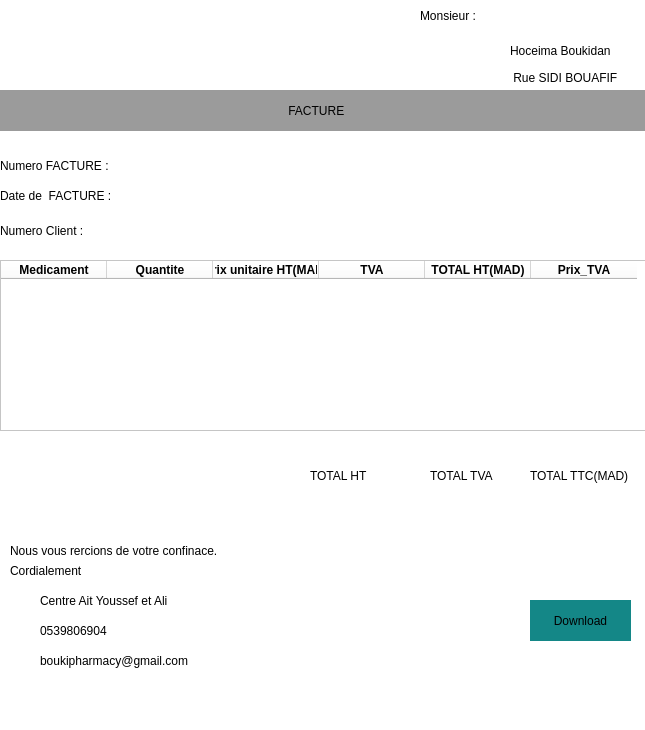
<?xml version="1.0" encoding="UTF-8"?>
<ui version="4.0">
 <class>afficher_facture</class>
 <widget class="QDialog" name="afficher_facture">
  <property name="geometry">
   <rect>
    <x>0</x>
    <y>0</y>
    <width>645</width>
    <height>730</height>
   </rect>
  </property>
  <property name="windowTitle">
   <string>Dialog</string>
  </property>
  <property name="styleSheet">
   <string notr="true">background-color: rgb(255, 255, 255);</string>
  </property>
  <widget class="QLabel" name="label_2">
   <property name="geometry">
    <rect>
     <x>420</x>
     <y>0</y>
     <width>71</width>
     <height>31</height>
    </rect>
   </property>
   <property name="styleSheet">
    <string notr="true">font: 700 11pt &quot;Segoe UI&quot;;
color: rgb(0, 0, 0);</string>
   </property>
   <property name="text">
    <string>Monsieur :</string>
   </property>
  </widget>
  <widget class="QLabel" name="label_3">
   <property name="geometry">
    <rect>
     <x>-50</x>
     <y>90</y>
     <width>711</width>
     <height>41</height>
    </rect>
   </property>
   <property name="styleSheet">
    <string notr="true">font: 700 11pt &quot;Segoe UI&quot;;
background-color: rgb(155, 155, 155);
color: rgb(0, 0, 0);
text-align:center;
padding-left:322px;;</string>
   </property>
   <property name="text">
    <string>    FACTURE</string>
   </property>
  </widget>
  <widget class="QLabel" name="label_5">
   <property name="geometry">
    <rect>
     <x>0</x>
     <y>150</y>
     <width>111</width>
     <height>31</height>
    </rect>
   </property>
   <property name="styleSheet">
    <string notr="true">font: 700 9pt &quot;Segoe UI&quot;;
color: rgb(0, 0, 0);</string>
   </property>
   <property name="text">
    <string>Numero FACTURE :</string>
   </property>
  </widget>
  <widget class="QLabel" name="label_6">
   <property name="geometry">
    <rect>
     <x>0</x>
     <y>180</y>
     <width>111</width>
     <height>31</height>
    </rect>
   </property>
   <property name="styleSheet">
    <string notr="true">font: 700 9pt &quot;Segoe UI&quot;;
color: rgb(0, 0, 0);</string>
   </property>
   <property name="text">
    <string>Date de  FACTURE :</string>
   </property>
  </widget>
  <widget class="QLabel" name="label_7">
   <property name="geometry">
    <rect>
     <x>0</x>
     <y>210</y>
     <width>91</width>
     <height>41</height>
    </rect>
   </property>
   <property name="styleSheet">
    <string notr="true">font: 700 9pt &quot;Segoe UI&quot;;
color: rgb(0, 0, 0);</string>
   </property>
   <property name="text">
    <string>Numero Client :</string>
   </property>
  </widget>
  <widget class="QTableWidget" name="tableWidgetfacture">
   <property name="geometry">
    <rect>
     <x>0</x>
     <y>260</y>
     <width>661</width>
     <height>171</height>
    </rect>
   </property>
   <property name="styleSheet">
    <string notr="true">background-color: rgb(255, 255, 255);</string>
   </property>
   <property name="textElideMode">
    <enum>Qt::ElideMiddle</enum>
   </property>
   <attribute name="horizontalHeaderDefaultSectionSize">
    <number>106</number>
   </attribute>
   <column>
    <property name="text">
     <string>Medicament</string>
    </property>
    <property name="font">
     <font>
      <bold>true</bold>
     </font>
    </property>
    <property name="background">
     <color>
      <red>211</red>
      <green>211</green>
      <blue>211</blue>
     </color>
    </property>
   </column>
   <column>
    <property name="text">
     <string>Quantite</string>
    </property>
    <property name="font">
     <font>
      <bold>true</bold>
     </font>
    </property>
    <property name="background">
     <color>
      <red>211</red>
      <green>211</green>
      <blue>211</blue>
     </color>
    </property>
   </column>
   <column>
    <property name="text">
     <string>Prix unitaire HT(MAD)</string>
    </property>
    <property name="font">
     <font>
      <bold>true</bold>
     </font>
    </property>
    <property name="background">
     <color>
      <red>211</red>
      <green>211</green>
      <blue>211</blue>
     </color>
    </property>
   </column>
   <column>
    <property name="text">
     <string>TVA</string>
    </property>
    <property name="font">
     <font>
      <bold>true</bold>
     </font>
    </property>
    <property name="background">
     <color>
      <red>211</red>
      <green>211</green>
      <blue>211</blue>
     </color>
    </property>
   </column>
   <column>
    <property name="text">
     <string>TOTAL HT(MAD)</string>
    </property>
    <property name="font">
     <font>
      <bold>true</bold>
     </font>
    </property>
    <property name="background">
     <color>
      <red>211</red>
      <green>211</green>
      <blue>211</blue>
     </color>
    </property>
   </column>
   <column>
    <property name="text">
     <string>Prix_TVA</string>
    </property>
    <property name="font">
     <font>
      <bold>true</bold>
     </font>
    </property>
    <property name="background">
     <color>
      <red>211</red>
      <green>211</green>
      <blue>211</blue>
     </color>
    </property>
   </column>
  </widget>
  <widget class="QLabel" name="label_prenom">
   <property name="geometry">
    <rect>
     <x>500</x>
     <y>10</y>
     <width>61</width>
     <height>16</height>
    </rect>
   </property>
   <property name="styleSheet">
    <string notr="true">font: 700 10pt &quot;Segoe UI&quot;;
color:#000;
background-color: rgb(255, 255, 255);
</string>
   </property>
   <property name="text">
    <string/>
   </property>
   <property name="alignment">
    <set>Qt::AlignCenter</set>
   </property>
  </widget>
  <widget class="QLabel" name="label_nom">
   <property name="geometry">
    <rect>
     <x>570</x>
     <y>10</y>
     <width>61</width>
     <height>16</height>
    </rect>
   </property>
   <property name="styleSheet">
    <string notr="true">font: 700 10pt &quot;Segoe UI&quot;;
color:#000;
background-color: rgb(255, 255, 255);</string>
   </property>
   <property name="text">
    <string/>
   </property>
   <property name="alignment">
    <set>Qt::AlignCenter</set>
   </property>
  </widget>
  <widget class="QLabel" name="label_Nfacture">
   <property name="geometry">
    <rect>
     <x>110</x>
     <y>160</y>
     <width>101</width>
     <height>21</height>
    </rect>
   </property>
   <property name="styleSheet">
    <string notr="true">
font: 700 10pt &quot;Segoe UI&quot;;
color:#000;
background-color: rgb(255, 255, 255);
</string>
   </property>
   <property name="text">
    <string/>
   </property>
   <property name="alignment">
    <set>Qt::AlignCenter</set>
   </property>
  </widget>
  <widget class="QLabel" name="label_datefact">
   <property name="geometry">
    <rect>
     <x>110</x>
     <y>190</y>
     <width>101</width>
     <height>21</height>
    </rect>
   </property>
   <property name="styleSheet">
    <string notr="true">
font: 700 10pt &quot;Segoe UI&quot;;
color:#000;
background-color: rgb(255, 255, 255);
</string>
   </property>
   <property name="text">
    <string/>
   </property>
   <property name="alignment">
    <set>Qt::AlignCenter</set>
   </property>
  </widget>
  <widget class="QLabel" name="label_Nclient">
   <property name="geometry">
    <rect>
     <x>110</x>
     <y>220</y>
     <width>111</width>
     <height>21</height>
    </rect>
   </property>
   <property name="styleSheet">
    <string notr="true">
font: 700 10pt &quot;Segoe UI&quot;;
color:#000;
background-color: rgb(255, 255, 255);
</string>
   </property>
   <property name="text">
    <string/>
   </property>
   <property name="alignment">
    <set>Qt::AlignCenter</set>
   </property>
  </widget>
  <widget class="QLabel" name="label_4">
   <property name="geometry">
    <rect>
     <x>510</x>
     <y>30</y>
     <width>191</width>
     <height>41</height>
    </rect>
   </property>
   <property name="styleSheet">
    <string notr="true">font: 700 9pt &quot;Segoe UI&quot;;
color: rgb(0, 0, 0);</string>
   </property>
   <property name="text">
    <string>Hoceima Boukidan</string>
   </property>
  </widget>
  <widget class="QLabel" name="label_9">
   <property name="geometry">
    <rect>
     <x>510</x>
     <y>70</y>
     <width>121</width>
     <height>16</height>
    </rect>
   </property>
   <property name="styleSheet">
    <string notr="true">font: 700 9pt &quot;Segoe UI&quot;;
color: rgb(0, 0, 0);</string>
   </property>
   <property name="text">
    <string> Rue SIDI BOUAFIF</string>
   </property>
  </widget>
  <widget class="QLabel" name="label_10">
   <property name="geometry">
    <rect>
     <x>10</x>
     <y>520</y>
     <width>241</width>
     <height>61</height>
    </rect>
   </property>
   <property name="styleSheet">
    <string notr="true">font: 766 9pt &quot;Segoe UI&quot;;
color: rgb(0, 0, 0);</string>
   </property>
   <property name="text">
    <string>Nous vous rercions de votre confinace.</string>
   </property>
  </widget>
  <widget class="QLabel" name="label_11">
   <property name="geometry">
    <rect>
     <x>10</x>
     <y>560</y>
     <width>81</width>
     <height>21</height>
    </rect>
   </property>
   <property name="styleSheet">
    <string notr="true">font: 700 9pt &quot;Segoe UI&quot;;
color: rgb(0, 0, 0);</string>
   </property>
   <property name="text">
    <string>Cordialement</string>
   </property>
  </widget>
  <widget class="QLabel" name="label_12">
   <property name="geometry">
    <rect>
     <x>40</x>
     <y>580</y>
     <width>151</width>
     <height>41</height>
    </rect>
   </property>
   <property name="styleSheet">
    <string notr="true">font: 700 9pt &quot;Segoe UI&quot;;
color: rgb(0, 0, 0);</string>
   </property>
   <property name="text">
    <string>Centre Ait Youssef et Ali</string>
   </property>
  </widget>
  <widget class="QLabel" name="label_14">
   <property name="geometry">
    <rect>
     <x>40</x>
     <y>610</y>
     <width>111</width>
     <height>41</height>
    </rect>
   </property>
   <property name="styleSheet">
    <string notr="true">font: 700 10pt &quot;Segoe UI&quot;;
color: rgb(0, 0, 0);</string>
   </property>
   <property name="text">
    <string>0539806904</string>
   </property>
  </widget>
  <widget class="QLabel" name="label_17">
   <property name="geometry">
    <rect>
     <x>40</x>
     <y>640</y>
     <width>201</width>
     <height>41</height>
    </rect>
   </property>
   <property name="styleSheet">
    <string notr="true">font: 700 10pt &quot;Segoe UI&quot;;
color: rgb(0, 0, 0);</string>
   </property>
   <property name="text">
    <string>boukipharmacy@gmail.com</string>
   </property>
  </widget>
  <widget class="QLabel" name="TOTAL_TH">
   <property name="geometry">
    <rect>
     <x>290</x>
     <y>490</y>
     <width>111</width>
     <height>21</height>
    </rect>
   </property>
   <property name="styleSheet">
    <string notr="true">
font: 700 10pt &quot;Segoe UI&quot;;
color:#000;
background-color: rgb(255, 255, 255);
padding-left:26px;</string>
   </property>
   <property name="text">
    <string/>
   </property>
   <property name="alignment">
    <set>Qt::AlignCenter</set>
   </property>
  </widget>
  <widget class="QLabel" name="TOTAL_TVA">
   <property name="geometry">
    <rect>
     <x>410</x>
     <y>490</y>
     <width>111</width>
     <height>21</height>
    </rect>
   </property>
   <property name="styleSheet">
    <string notr="true">
font: 700 10pt &quot;Segoe UI&quot;;
color:#000;
background-color: rgb(255, 255, 255);
</string>
   </property>
   <property name="text">
    <string/>
   </property>
   <property name="alignment">
    <set>Qt::AlignCenter</set>
   </property>
  </widget>
  <widget class="QLabel" name="TOTAL_TTC">
   <property name="geometry">
    <rect>
     <x>530</x>
     <y>490</y>
     <width>111</width>
     <height>21</height>
    </rect>
   </property>
   <property name="styleSheet">
    <string notr="true">
font: 700 10pt &quot;Segoe UI&quot;;
color:#000;
background-color: rgb(255, 255, 255);
</string>
   </property>
   <property name="text">
    <string/>
   </property>
   <property name="alignment">
    <set>Qt::AlignCenter</set>
   </property>
  </widget>
  <widget class="QLabel" name="label_18">
   <property name="geometry">
    <rect>
     <x>310</x>
     <y>460</y>
     <width>71</width>
     <height>31</height>
    </rect>
   </property>
   <property name="styleSheet">
    <string notr="true">font: 700 9pt &quot;Segoe UI&quot;;
color: rgb(0, 0, 0);</string>
   </property>
   <property name="text">
    <string>TOTAL HT</string>
   </property>
  </widget>
  <widget class="QLabel" name="label_19">
   <property name="geometry">
    <rect>
     <x>430</x>
     <y>460</y>
     <width>81</width>
     <height>31</height>
    </rect>
   </property>
   <property name="styleSheet">
    <string notr="true">font: 700 9pt &quot;Segoe UI&quot;;
color: rgb(0, 0, 0);</string>
   </property>
   <property name="text">
    <string>TOTAL TVA</string>
   </property>
  </widget>
  <widget class="QLabel" name="label_20">
   <property name="geometry">
    <rect>
     <x>530</x>
     <y>460</y>
     <width>121</width>
     <height>31</height>
    </rect>
   </property>
   <property name="styleSheet">
    <string notr="true">font: 700 11pt &quot;Segoe UI&quot;;
color: rgb(0, 0, 0);</string>
   </property>
   <property name="text">
    <string>TOTAL TTC(MAD)</string>
   </property>
  </widget>
  <widget class="QPushButton" name="downloadbutton">
   <property name="geometry">
    <rect>
     <x>530</x>
     <y>600</y>
     <width>101</width>
     <height>41</height>
    </rect>
   </property>
   <property name="styleSheet">
    <string notr="true">font: 700 11pt &quot;Segoe UI&quot;;
color: rgb(0, 0, 0);
background-color: rgb(20, 135, 135);
border-radius:0px 0px 10px 13px;</string>
   </property>
   <property name="text">
    <string>Download</string>
   </property>
  </widget>
  <widget class="QLabel" name="label_13">
   <property name="geometry">
    <rect>
     <x>0</x>
     <y>590</y>
     <width>31</width>
     <height>21</height>
    </rect>
   </property>
   <property name="text">
    <string/>
   </property>
   <property name="pixmap">
    <pixmap>images/localisateur.png</pixmap>
   </property>
   <property name="scaledContents">
    <bool>true</bool>
   </property>
  </widget>
  <widget class="QLabel" name="label_15">
   <property name="geometry">
    <rect>
     <x>0</x>
     <y>610</y>
     <width>31</width>
     <height>31</height>
    </rect>
   </property>
   <property name="text">
    <string/>
   </property>
   <property name="pixmap">
    <pixmap>:/res/images/appel-telephonique.png</pixmap>
   </property>
   <property name="scaledContents">
    <bool>true</bool>
   </property>
  </widget>
  <widget class="QLabel" name="label_16">
   <property name="geometry">
    <rect>
     <x>-10</x>
     <y>640</y>
     <width>41</width>
     <height>31</height>
    </rect>
   </property>
   <property name="text">
    <string/>
   </property>
   <property name="pixmap">
    <pixmap>:/res/images/marketing-video.png</pixmap>
   </property>
   <property name="scaledContents">
    <bool>true</bool>
   </property>
  </widget>
  <widget class="QLabel" name="label">
   <property name="geometry">
    <rect>
     <x>10</x>
     <y>-10</y>
     <width>81</width>
     <height>71</height>
    </rect>
   </property>
   <property name="text">
    <string/>
   </property>
   <property name="pixmap">
    <pixmap resource="ressource.qrc">:/res/image/istockphoto-1284314511-170667a.jpg</pixmap>
   </property>
   <property name="scaledContents">
    <bool>true</bool>
   </property>
  </widget>
  <widget class="QLabel" name="label_21">
   <property name="geometry">
    <rect>
     <x>370</x>
     <y>570</y>
     <width>111</width>
     <height>101</height>
    </rect>
   </property>
   <property name="text">
    <string/>
   </property>
   <property name="pixmap">
    <pixmap resource="ressource.qrc">:/res/image/stamp (1).jpg</pixmap>
   </property>
   <property name="scaledContents">
    <bool>true</bool>
   </property>
  </widget>
  <widget class="QLabel" name="label_8">
   <property name="geometry">
    <rect>
     <x>460</x>
     <y>659</y>
     <width>61</width>
     <height>41</height>
    </rect>
   </property>
   <property name="text">
    <string/>
   </property>
   <property name="pixmap">
    <pixmap resource="ressource.qrc">:/res/image/signature.png</pixmap>
   </property>
   <property name="scaledContents">
    <bool>true</bool>
   </property>
  </widget>
  <zorder>tableWidgetfacture</zorder>
  <zorder>label_2</zorder>
  <zorder>label_3</zorder>
  <zorder>label_5</zorder>
  <zorder>label_6</zorder>
  <zorder>label_7</zorder>
  <zorder>label_prenom</zorder>
  <zorder>label_nom</zorder>
  <zorder>label_Nfacture</zorder>
  <zorder>label_datefact</zorder>
  <zorder>label_Nclient</zorder>
  <zorder>label_4</zorder>
  <zorder>label_9</zorder>
  <zorder>label_10</zorder>
  <zorder>label_11</zorder>
  <zorder>label_12</zorder>
  <zorder>label_14</zorder>
  <zorder>label_17</zorder>
  <zorder>TOTAL_TH</zorder>
  <zorder>TOTAL_TVA</zorder>
  <zorder>TOTAL_TTC</zorder>
  <zorder>label_18</zorder>
  <zorder>label_19</zorder>
  <zorder>label_20</zorder>
  <zorder>downloadbutton</zorder>
  <zorder>label_13</zorder>
  <zorder>label_15</zorder>
  <zorder>label_16</zorder>
  <zorder>label</zorder>
  <zorder>label_21</zorder>
  <zorder>label_8</zorder>
 </widget>
 <resources>
  <include location="ressource.qrc"/>
 </resources>
 <connections/>
</ui>
